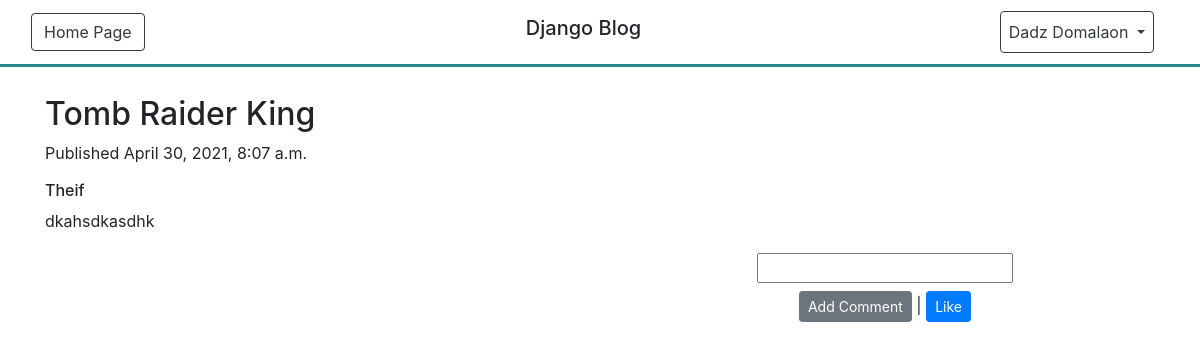
The page /posts/6/postpage (signed in) on the database as committed earlier.
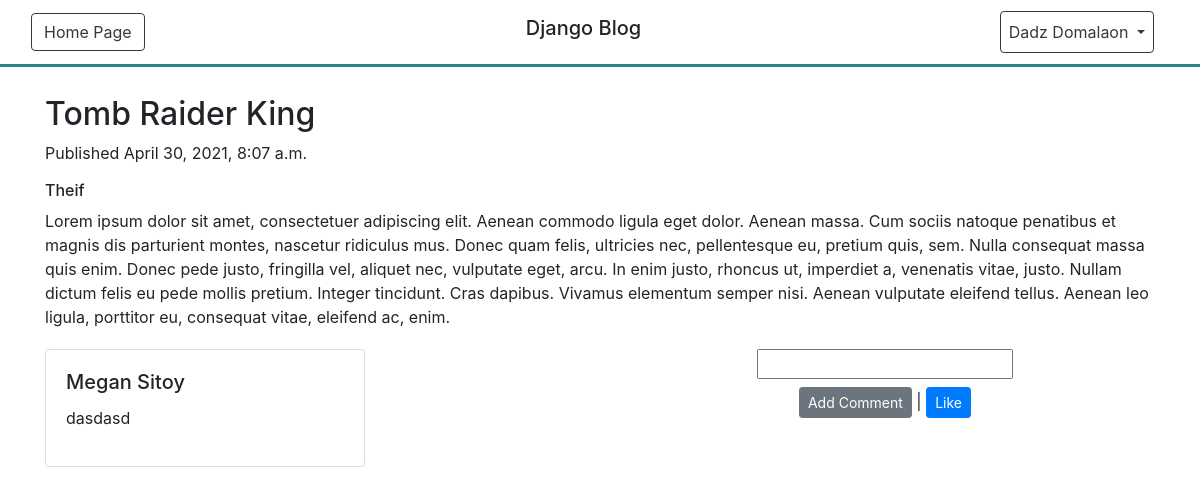
The same page on the database as committed later.
### posts/models.py (models this page shows, shortened)
class Articles(models.Model):
    title = models.CharField(max_length=250)
    description = models.CharField(max_length=250)
    content = models.TextField()
    owner = models.ForeignKey(CustomUser, on_delete=models.CASCADE)
    date_created = models.DateTimeField(auto_now_add=True)
    date_updated = models.DateTimeField(auto_now=True)

class ArticleComments(models.Model):
    user = models.ForeignKey(CustomUser, on_delete=models.CASCADE)
    comment = models.CharField(max_length=250)
    article = models.ForeignKey(Articles, on_delete=models.CASCADE)
    date_created = models.DateTimeField(auto_now_add=True)
    date_updated = models.DateTimeField(auto_now=True)

### users/models.py (models this page shows, shortened)
class CustomUser(AbstractUser):
    username = None
    email = models.EmailField(('email address'), unique=True)
    USERNAME_FIELD = 'email'
    REQUIRED_FIELDS = []
    objects = CustomUserManager()

### posts/views.py (the view)
# urls.py: path('<int:pk>/postpage', views.ArticleView.get, name='postpage'),
    def get(request, *args, **kwargs):
        if request.user.is_authenticated:
            page_post = get_object_or_404(Articles, **kwargs)
            post_comment = ArticleComments.objects.all()
            form = ArticleCommentsForm()
            context = {
                    'form': form,
                    'page_post': page_post,
                    'post_comment': post_comment,
            }
            return render(request, "posts/postpage.html",  context)
        else:
            return render(request, "posts/postpage.html",  context)

### posts/forms.py
class ArticleCommentsForm(forms.ModelForm):
    class Meta:
        model = ArticleComments
        fields = ('comment',)

### templates/posts/postpage.html (shortened to what this page needs)
{% extends 'base.html' %}
{% load static %}
{% block header %}
<link rel="stylesheet" type="text/css" href="{% static 'posts/CSS/postpage.css' %}">
{% endblock %}
{% block content %}
<div class="main-wrapper">
    <article class="px-5 py-5 p-md-1">
        <div class="container">
            <header">
                <div class="row">
                    <div class="col">
                        <h2 class="mb-2">{{ page_post.title }}</h2>
                    </div>
                    <div class="col">
                    </div>
                </div>
                <div class="mb-3"><span class="date">Published {{ page_post.date_created }}</span></div>
                <h6 class="mb-2">{{ page_post.description }}</h6>
            <div class="blog-post-body">
                <p>{{ page_post.content }} </p>
            </div>
        </div>
    </article>
    <div class="container">
        <div class="row">
            <div class="col">
                {% for getcomment in post_comment %}
                    {% if page_post.id == getcomment.article.id %}
                    <div class="card mb-2" style="width: 20rem;">
                        <div class="card-body">
                            <h5 class="card-title">{{ getcomment.user.get_full_name }}</h5>
                            <p class="card-text">{{ getcomment.comment }}</p>
                        </div>
                    </div>
                    {% endif %}
                {% endfor %}
            </div>
            <div class="col">
                <div class="text-center">
                    <form method="POST" action="{% url 'posts:addcomment' page_post.id %}">
                        {% for field in form %}
                            {{ field }}
                        {% endfor %}
                        <br>
                        <div class="row align-items-center ml-1 mr-1 mt-2 mb-4">
                            <div class="col">
                                <button type="submit" class="btn btn-secondary btn-sm">Add Comment</button>
                                |
                                <a href="#" class="btn btn-primary btn-sm">Like</a>
                            </div>
                        </div>
                    </form>
                </div>
            </div>
        </div>
    </div>
</div>
{% endblock %}

Rows that differ between the two databases and show on the page:
changed Articles "Tomb Raider King": content "dkahsdkasdhk" → "Lorem ipsum dolor sit amet, consectetuer adipiscing elit. Aenean commodo ligula eget dolor. Aenean massa. Cum sociis natoque penatibus et magnis dis parturient montes, nascetur ridiculus mus. Donec quam felis, ultricies nec, pellentesque eu, pretium quis, sem. Nulla consequat massa quis enim. Donec pede justo, fringilla vel, aliquet nec, vulputate eget, arcu. In enim justo, rhoncus ut, imperdiet a, venenatis vitae, justo. Nullam dictum felis eu pede mollis pretium. Integer tincidunt. Cras dapibus. Vivamus elementum semper nisi. Aenean vulputate eleifend tellus. Aenean leo ligula, porttitor eu, consequat vitae, eleifend ac, enim."
added ArticleComments: user.get_full_name "Megan Sitoy", comment "dasdasd"
